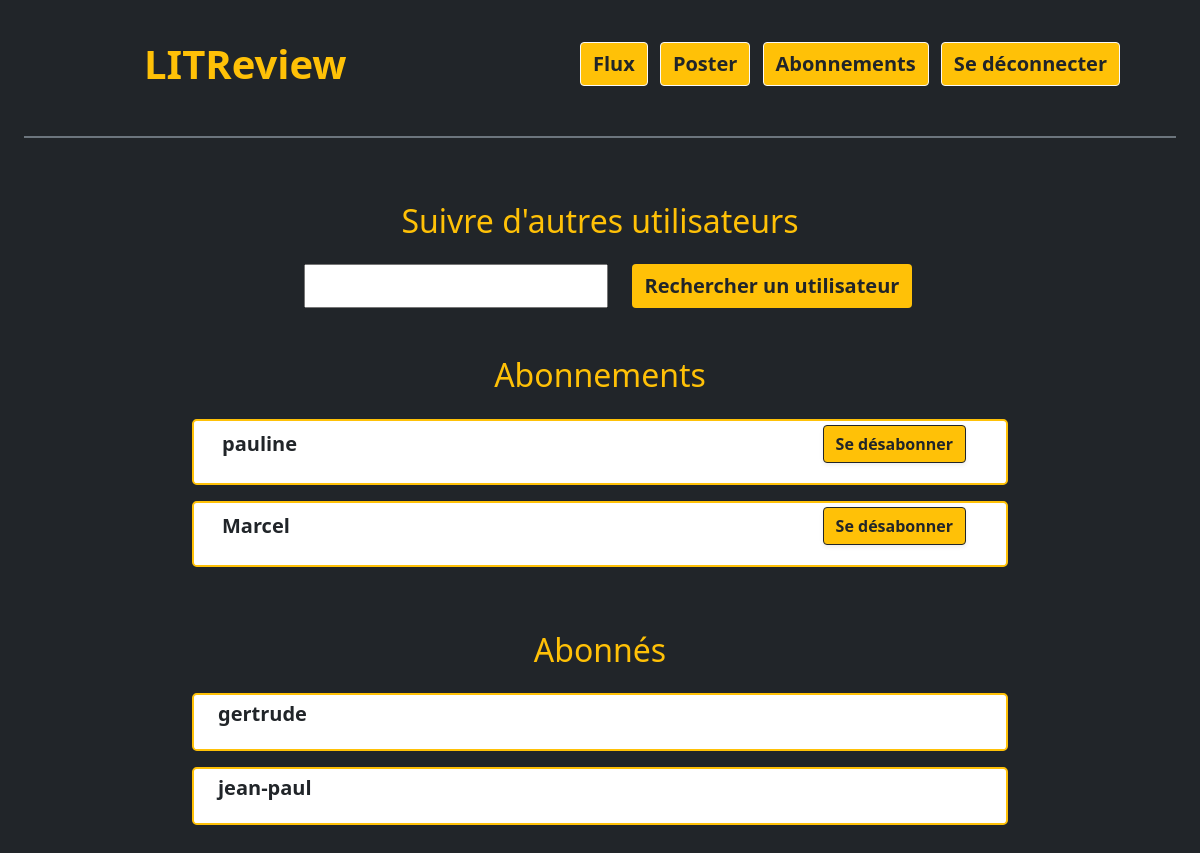
The page /reviews/subscriptions (signed in) on the database its author committed.
### reviews/models.py (models this page shows)
class UserFollows(models.Model):
    user = models.ForeignKey(
        to=settings.AUTH_USER_MODEL, on_delete=models.CASCADE,
        related_name='following')
    followed_user = models.ForeignKey(to=settings.AUTH_USER_MODEL,
                                    on_delete=models.CASCADE,
                                    related_name='followed_by')
    class Meta:
        unique_together = ('user', 'followed_user')

### reviews/views.py (the view, shortened to what this page needs)
# urls.py: path('subscriptions', views.subscriptions, name='subscriptions'),
@login_required
def subscriptions(request):
    following = UserFollows.objects.filter(followed_user__id__contains=request.user.id)
    followed = UserFollows.objects.filter(user__id__contains=request.user.id)
    friends = user_follows(request)
    """Shows followers and followees, with a search function."""
    return render(request, 'reviews/subscriptions.html', {"following": following,
                "followed": followed})

### reviews/models.py (called while the page is built)
def user_follows(request):
    follows = UserFollows.objects.filter(user__id__contains=request.user.id)
    friends = [followed.followed_user.id for followed in follows]
    return(friends)

### templates/reviews/subscriptions.html (shortened to what this page needs)
{% extends "base_rev.html" %}
{% block content %}
    <section class="d-flex flex-column align-items-center mx-5">
      <section class="my-4">
        <h2 class="d-flex justify-content-center mb-4">Suivre d'autres utilisateurs</h2>
          <form class="d-flex align-item-center action="{% url 'subscriptions' %}" method="POST">
            <input type="text" name="username" class="mx-4 fs-5">
            <input type="submit" name="submit" class="btn btn-outline-white text-dark bg-warning me-2 fs-5 fw-bold" value="Rechercher un utilisateur">
          </form>
      </section>
      <section class="my-4 container-auto w-75">
        <h2 class="d-flex justify-content-center mb-4">Abonnements</h2>
        {% for relationship in followed %}
          <div class="d-flex flex-row flex-wrap align-items-end container-auto px-4 py-1 card mb-3 rounded-3 border border-2 border-warning bg-white text-dark">
            <p class="me-auto p-1 fs-5 fw-bold">{{relationship.followed_user}}</p>
            <form action="unfollow/{{relationship.id}}/" method="post">
                <p><input type="submit" value="Se désabonner" class="btn btn-outline-dark text-dark bg-warning shadow-sm me-3 fs-6 fw-bold"/>
            </form>
            </div>
        {% endfor %}
      </section>
      <section class="my-4 container-auto w-75">
        <h2 class="d-flex justify-content-center mb-4">Abonnés</h2>
        {% for relationship in following %}
            <div class="d-flex flex-row flex-wrap container-auto px-4 py-1 card mb-3 rounded-3 border border-2 border-warning bg-white text-dark">
              <div class="me-2  fs-5 fw-bold"><p>{{relationship.user}}</p></div>
            </div>
        {% endfor %}
      </section>
    </section>
{% endblock content %}

### rows shown on the page
UserFollows: followed_user "pauline"
UserFollows: followed_user "Marcel"
UserFollows: user "gertrude"
UserFollows: user "jean-paul"
